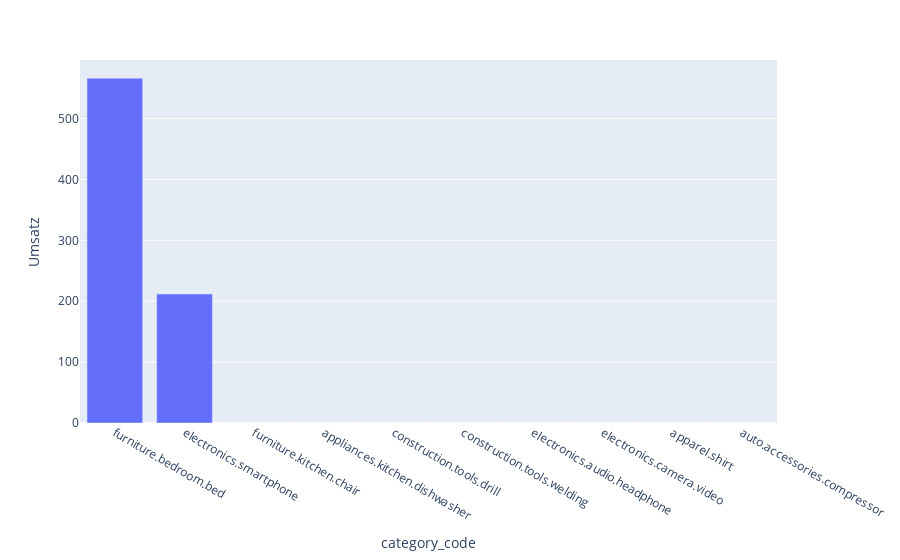

Source (notebook cell):
### Code cell
px.bar(sdf_category_code_overview.limit(10).toPandas(), x='category_code', y='Umsatz')

### Figure 1 — Plotly figure (JSON) as saved in the notebook; plotly's stock layout.template omitted (floating-point values rounded to 4 significant figures)
{"data": [{"alignmentgroup": "True", "hovertemplate": "category_code=%{x}<br>Umsatz=%{y}<extra></extra>", "legendgroup": "", "marker": {"color": "#636efa"}, "name": "", "offsetgroup": "", "orientation": "v", "showlegend": false, "textposition": "auto", "type": "bar", "x": ["furniture.bedroom.bed", "electronics.smartphone", "furniture.kitchen.chair", "appliances.kitchen.dishwasher", "construction.tools.drill", "construction.tools.welding", "electronics.audio.headphone", "electronics.camera.video", "apparel.shirt", "auto.accessories.compressor"], "xaxis": "x", "y": [566.3, 211.9, 0, 0, 0, 0, 0, 0, 0, 0], "yaxis": "y"}], "layout": {"barmode": "relative", "legend": {"tracegroupgap": 0}, "margin": {"t": 60}, "xaxis": {"anchor": "y", "domain": [0, 1], "title": {"text": "category_code"}}, "yaxis": {"anchor": "x", "domain": [0, 1], "title": {"text": "Umsatz"}}}}
